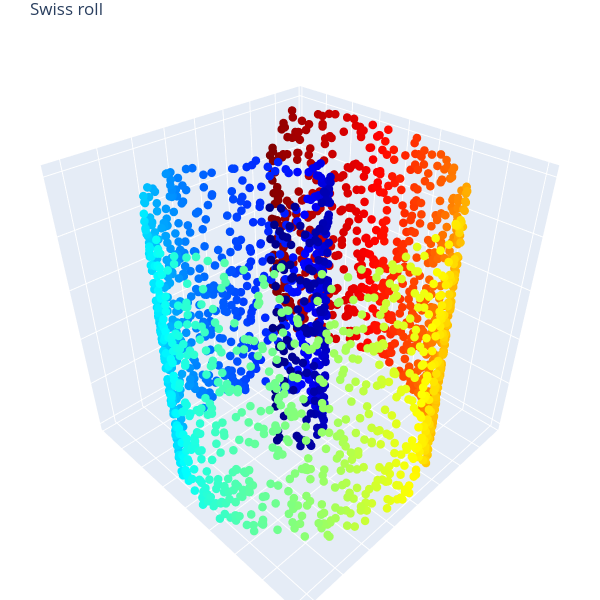

Notebook code cell kept with this figure:
### Code cell
Xvis, Yvis, Zvis = X[:,0], X[:,1], X[:,2]
Ccolor = ['rgb('+str(c[0]*255)+', '+str(c[1]*255)+', '+str(c[2]*255)+')' for c in Cgt]

# 3D Visualization
import plotly.graph_objects as go
data = go.Scatter3d(x=Xvis, y=Yvis, z=Zvis, mode='markers', marker=dict(size=5, color=Ccolor, colorscale='jet', opacity=1)) # data as points
# data = go.Scatter3d(x=Xvis, y=Yvis, z=Zvis, mode='markers', marker=dict(size=1, color=C, colorscale='jet', opacity=1, showscale=True)) # w/ colobar 
fig = go.Figure(data=[data]) 
fig.update_layout(margin=dict(l=0, r=0, b=0, t=30, pad=0)) # tight layout but t=25 required for showing title 
fig.update_layout(autosize=False, width=600, height=600, title_text="Swiss roll") # figure size and title
# fig.update_layout(scene = dict(xaxis = dict(visible=False), yaxis = dict(visible=False), zaxis = dict(visible=False))) # no grid, no axis 
# fig.update_layout(scene = dict(xaxis_title = ' ', yaxis_title = ' ', zaxis_title = ' ')) # no axis name 
fig.update_layout(scene = dict(zaxis = dict(showgrid = True, showticklabels = False), zaxis_title = ' ') ) # no range values, no axis name, grid on
fig.update_layout(scene = dict(yaxis = dict(showgrid = True, showticklabels = False), yaxis_title = ' ') ) # no range values, no axis name, grid on
fig.update_layout(scene = dict(xaxis = dict(showgrid = True, showticklabels = False), xaxis_title = ' ') ) # no range values, no axis name, grid on
fig.layout.scene.aspectratio = {'x':1, 'y':1, 'z':1}
fig.show()

### Figure 1 — Plotly figure (JSON) as saved in the notebook; plotly's stock layout.template omitted (floating-point values rounded to 4 significant figures; data arrays with more than 128 entries replaced by an {"elided": "..."} marker saying what was removed)
{"data": [{"marker": {"color": {"elided": "2048 str values"}, "colorscale": [[0, "rgb(0,0,131)"], [0.2, "rgb(0,60,170)"], [0.4, "rgb(5,255,255)"], [0.6, "rgb(255,255,0)"], [0.8, "rgb(250,0,0)"], [1, "rgb(128,0,0)"]], "opacity": 1, "size": 5}, "mode": "markers", "type": "scatter3d", "x": {"elided": "2048 float values"}, "y": {"elided": "2048 float values"}, "z": {"elided": "2048 float values"}}], "layout": {"autosize": false, "height": 600, "margin": {"b": 0, "l": 0, "pad": 0, "r": 0, "t": 30}, "scene": {"aspectratio": {"x": 1, "y": 1, "z": 1}, "xaxis": {"showgrid": true, "showticklabels": false, "title": {"text": " "}}, "yaxis": {"showgrid": true, "showticklabels": false, "title": {"text": " "}}, "zaxis": {"showgrid": true, "showticklabels": false, "title": {"text": " "}}}, "title": {"text": "Swiss roll"}, "width": 600}}
